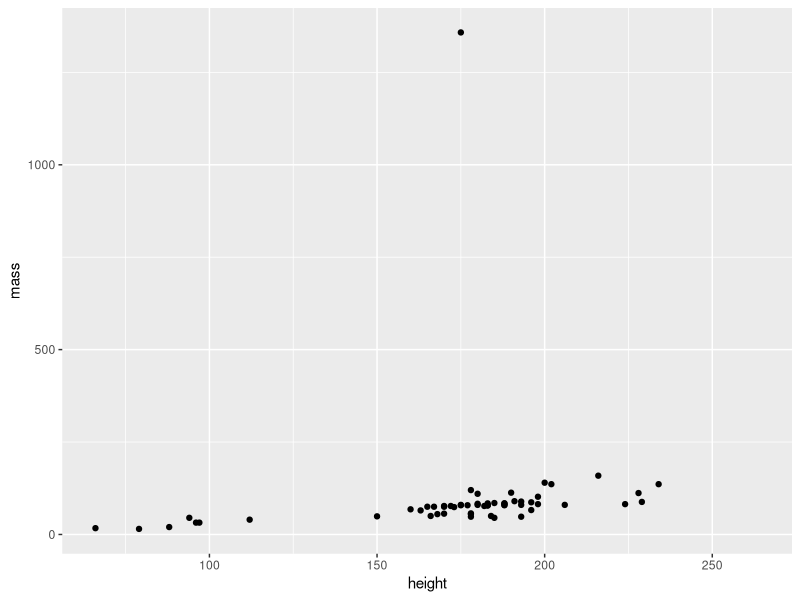
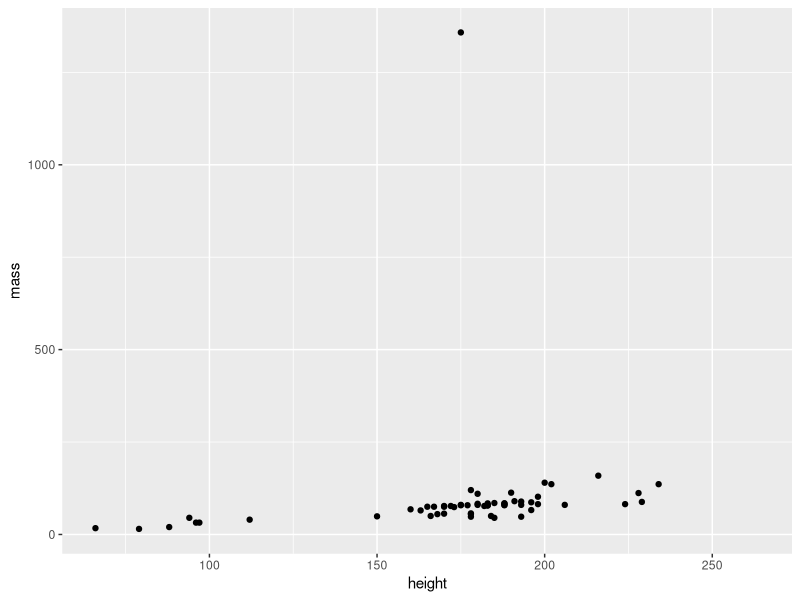
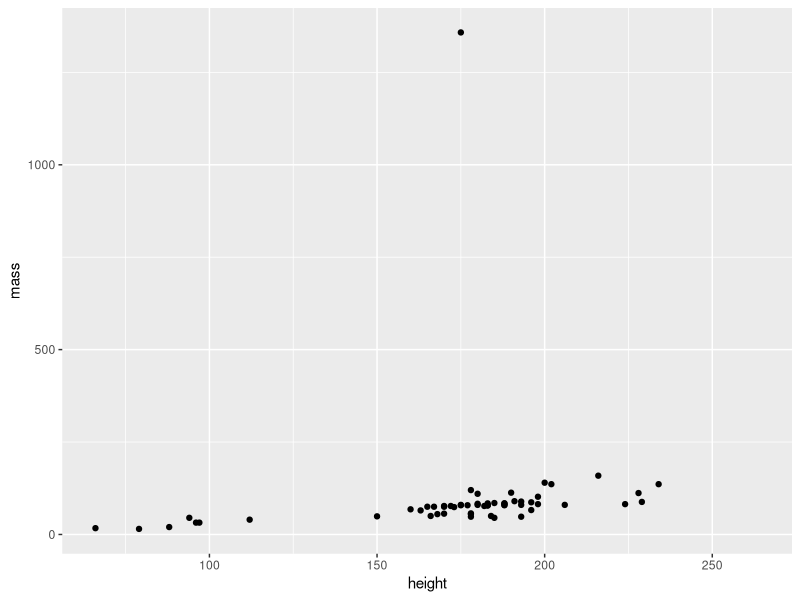
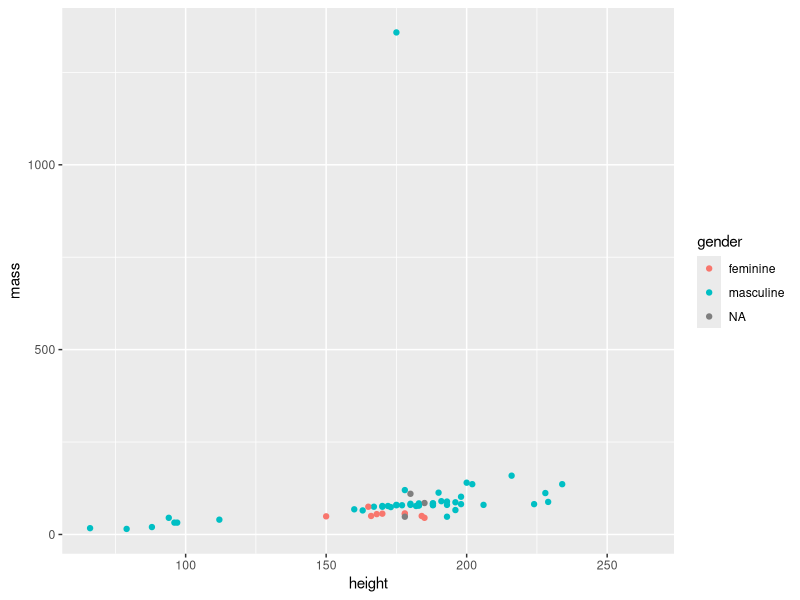
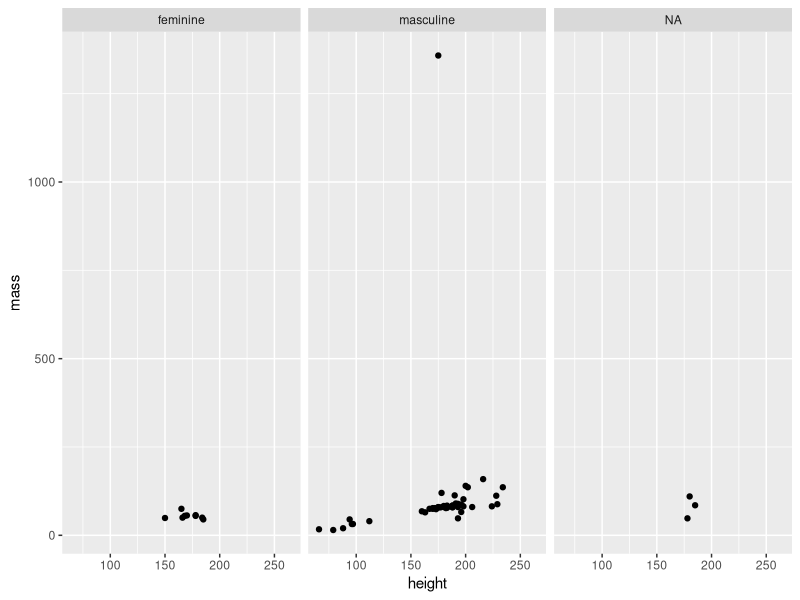
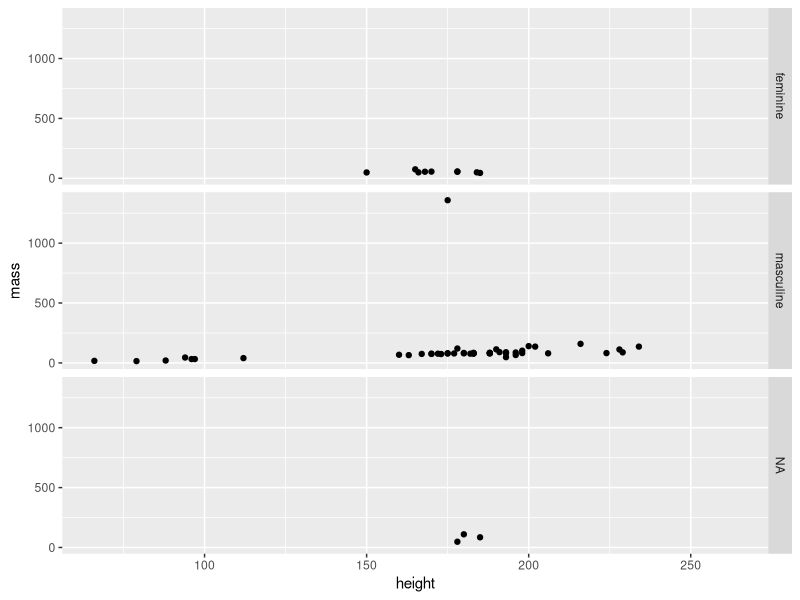
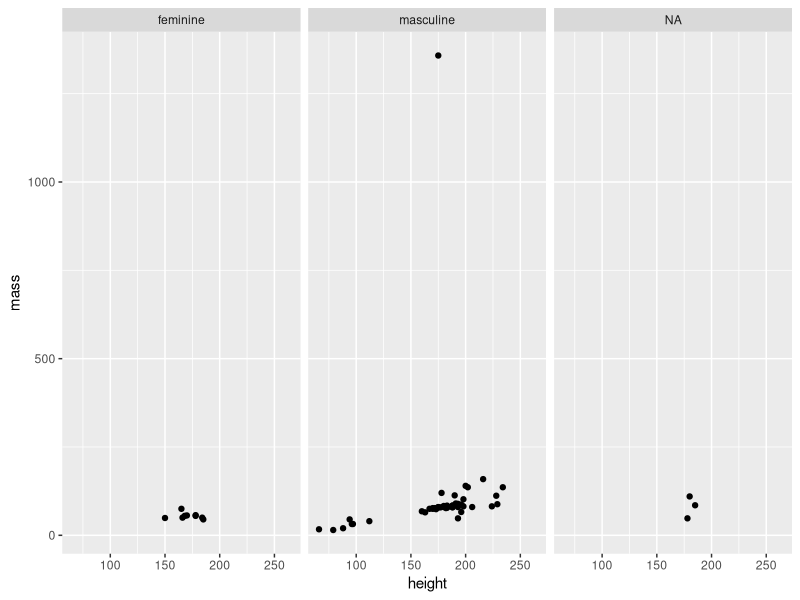
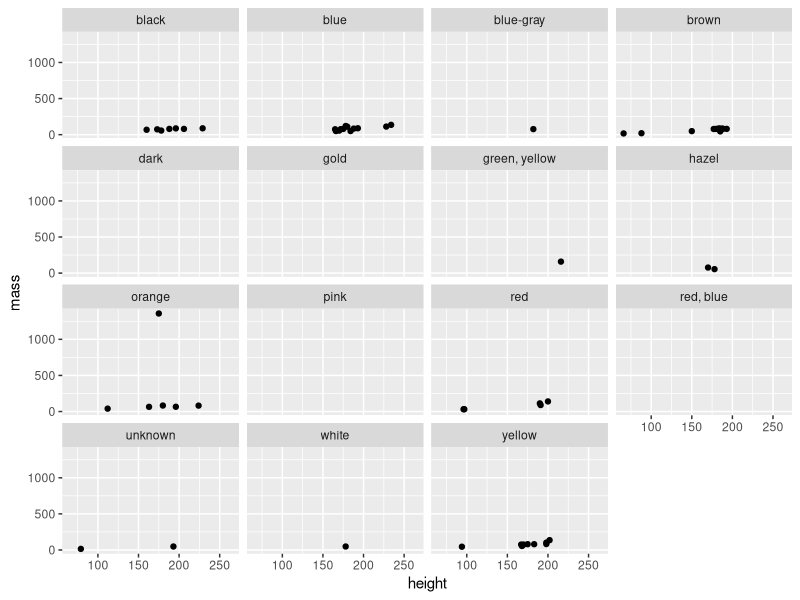

Write R code to recreate these figures, in order.
## ---- chunk 1
library(ggplot2)
## ---- chunk 2
library(dplyr)
starwars
## ---- chunk 3
glimpse(starwars)
## ---- chunk 4
ggplot(data = starwars, aes(x = height, y = mass)) +
  geom_point()
## ---- chunk 5
ggplot(data = starwars, aes(x = height, y = mass)) +
  geom_point()
## ---- chunk 6
ggplot(data = starwars, aes(x = height, y = mass)) +
  geom_point()
## ---- chunk 7
ggplot(data = starwars, aes(x = height, y = mass, color = gender)) +
  geom_point()
## ---- chunk 8
ggplot(data = starwars, aes(x = height, y = mass)) +
  facet_grid(. ~ gender) +
  geom_point()
## ---- chunk 9
ggplot(data = starwars, aes(x = height, y = mass)) +
  facet_grid(gender ~ .) +
  geom_point()
## ---- chunk 10
ggplot(data = starwars, aes(x = height, y = mass)) +
  facet_grid(. ~ gender) +
  geom_point()
## ---- chunk 11
ggplot(data = starwars, aes(x = height, y = mass)) +
  facet_wrap(~ eye_color) +
  geom_point()  
## ---- chunk 12
p1 <- ggplot(starwars, aes(x = height, y = mass)) +
  geom_point()
p2 = ggplot(starwars, aes(x = height, y = mass)) +
  geom_smooth()
suppressMessages(suppressWarnings(require(gridExtra)))
grid.arrange(p1, p2, ncol = 2)
## ---- chunk 13
ggplot(data = starwars, aes(x = height, y = mass)) +
  geom_smooth()
## ---- chunk 14
ggplot(starwars, aes(x = height)) +
  geom_histogram(binwidth = 10)
## ---- chunk 15
ggplot(starwars, aes(x = gender)) +
  geom_bar()
